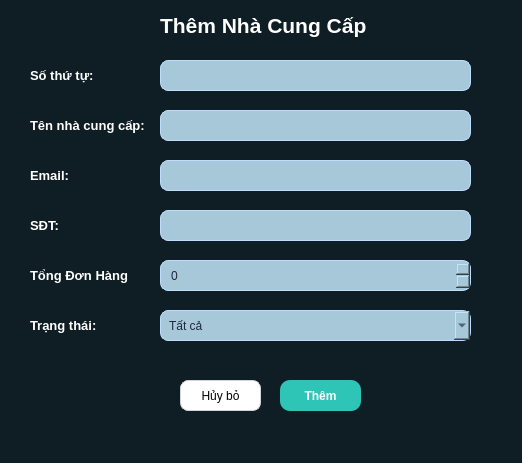
<?xml version="1.0" encoding="UTF-8"?>
<ui version="4.0">
 <class>Dialog</class>
 <widget class="QDialog" name="Dialog">
  <property name="geometry">
   <rect>
    <x>0</x>
    <y>0</y>
    <width>522</width>
    <height>463</height>
   </rect>
  </property>
  <property name="windowTitle">
   <string>Dialog</string>
  </property>
  <property name="styleSheet">
   <string notr="true">background-color: #0F1E25;</string>
  </property>
  <widget class="QLabel" name="lb_tncc">
   <property name="geometry">
    <rect>
     <x>160</x>
     <y>10</y>
     <width>241</width>
     <height>31</height>
    </rect>
   </property>
   <property name="font">
    <font>
     <family>Arial</family>
     <weight>50</weight>
     <bold>false</bold>
    </font>
   </property>
   <property name="styleSheet">
    <string notr="true">color: white;</string>
   </property>
   <property name="text">
    <string>&lt;html&gt;&lt;head/&gt;&lt;body&gt;&lt;p&gt;&lt;span style=&quot; font-size:16pt; font-weight:600;&quot;&gt;Thêm Nhà Cung Cấp&lt;/span&gt;&lt;/p&gt;&lt;/body&gt;&lt;/html&gt;</string>
   </property>
  </widget>
  <widget class="QLabel" name="lb_stt">
   <property name="geometry">
    <rect>
     <x>30</x>
     <y>60</y>
     <width>121</width>
     <height>31</height>
    </rect>
   </property>
   <property name="font">
    <font>
     <family>Arial</family>
     <weight>50</weight>
     <bold>false</bold>
    </font>
   </property>
   <property name="styleSheet">
    <string notr="true">color: white;</string>
   </property>
   <property name="text">
    <string>&lt;html&gt;&lt;head/&gt;&lt;body&gt;&lt;p&gt;&lt;span style=&quot; font-size:10pt; font-weight:600;&quot;&gt;Số thứ tự:&lt;/span&gt;&lt;/p&gt;&lt;/body&gt;&lt;/html&gt;</string>
   </property>
  </widget>
  <widget class="QLabel" name="lb_tncc_2">
   <property name="geometry">
    <rect>
     <x>30</x>
     <y>110</y>
     <width>121</width>
     <height>31</height>
    </rect>
   </property>
   <property name="font">
    <font>
     <family>Arial</family>
     <weight>50</weight>
     <bold>false</bold>
    </font>
   </property>
   <property name="styleSheet">
    <string notr="true">color: white;</string>
   </property>
   <property name="text">
    <string>&lt;html&gt;&lt;head/&gt;&lt;body&gt;&lt;p&gt;&lt;span style=&quot; font-size:10pt; font-weight:600;&quot;&gt;Tên nhà cung cấp:&lt;/span&gt;&lt;/p&gt;&lt;/body&gt;&lt;/html&gt;</string>
   </property>
  </widget>
  <widget class="QLabel" name="lb_email">
   <property name="geometry">
    <rect>
     <x>30</x>
     <y>160</y>
     <width>211</width>
     <height>31</height>
    </rect>
   </property>
   <property name="font">
    <font>
     <family>Arial</family>
     <weight>50</weight>
     <bold>false</bold>
    </font>
   </property>
   <property name="styleSheet">
    <string notr="true">color: white;</string>
   </property>
   <property name="text">
    <string>&lt;html&gt;&lt;head/&gt;&lt;body&gt;&lt;p&gt;&lt;span style=&quot; font-size:10pt; font-weight:600;&quot;&gt;Email:&lt;/span&gt;&lt;/p&gt;&lt;/body&gt;&lt;/html&gt;</string>
   </property>
  </widget>
  <widget class="QLabel" name="lb_sdt">
   <property name="geometry">
    <rect>
     <x>30</x>
     <y>210</y>
     <width>121</width>
     <height>31</height>
    </rect>
   </property>
   <property name="font">
    <font>
     <family>Arial</family>
     <weight>50</weight>
     <bold>false</bold>
    </font>
   </property>
   <property name="styleSheet">
    <string notr="true">color: white;</string>
   </property>
   <property name="text">
    <string>&lt;html&gt;&lt;head/&gt;&lt;body&gt;&lt;p&gt;&lt;span style=&quot; font-size:10pt; font-weight:600;&quot;&gt;SĐT:&lt;/span&gt;&lt;/p&gt;&lt;/body&gt;&lt;/html&gt;</string>
   </property>
  </widget>
  <widget class="QPushButton" name="pb_hb">
   <property name="geometry">
    <rect>
     <x>180</x>
     <y>380</y>
     <width>81</width>
     <height>31</height>
    </rect>
   </property>
   <property name="font">
    <font>
     <family>Arial</family>
    </font>
   </property>
   <property name="styleSheet">
    <string notr="true">QPushButton{
    background-color: white;
    color: black;
    border: 1px solid #d1d5db;
    border-radius: 8px;
    padding: 6px 14px;
}

QPushButton:hover{
    background-color: #f3f4f6;
}

QPushButton:pressed{
    background-color: #e5e7eb;
}</string>
   </property>
   <property name="text">
    <string>Hủy bỏ</string>
   </property>
  </widget>
  <widget class="QPushButton" name="pb_thd">
   <property name="geometry">
    <rect>
     <x>280</x>
     <y>380</y>
     <width>81</width>
     <height>31</height>
    </rect>
   </property>
   <property name="font">
    <font>
     <family>Arial</family>
     <weight>75</weight>
     <bold>true</bold>
    </font>
   </property>
   <property name="styleSheet">
    <string notr="true">QPushButton{
    background-color: #2EC4B6;
    color: white;
    border: none;
    border-radius: 10px;
    padding: 6px 16px;
    font-weight: 600;
}

QPushButton:hover{
    background-color: #0ea5a4;
}

QPushButton:pressed{
    background-color: #0d9488;
}</string>
   </property>
   <property name="text">
    <string>Thêm</string>
   </property>
  </widget>
  <widget class="QLabel" name="lb_tdh">
   <property name="geometry">
    <rect>
     <x>30</x>
     <y>260</y>
     <width>121</width>
     <height>31</height>
    </rect>
   </property>
   <property name="font">
    <font>
     <family>Arial</family>
     <weight>50</weight>
     <bold>false</bold>
    </font>
   </property>
   <property name="styleSheet">
    <string notr="true">color: white;</string>
   </property>
   <property name="text">
    <string>&lt;html&gt;&lt;head/&gt;&lt;body&gt;&lt;p&gt;&lt;span style=&quot; font-size:10pt; font-weight:600;&quot;&gt;Tổng Đơn Hàng&lt;/span&gt;&lt;/p&gt;&lt;/body&gt;&lt;/html&gt;</string>
   </property>
  </widget>
  <widget class="QLabel" name="lb_tt">
   <property name="geometry">
    <rect>
     <x>30</x>
     <y>310</y>
     <width>121</width>
     <height>31</height>
    </rect>
   </property>
   <property name="font">
    <font>
     <family>Arial</family>
     <weight>50</weight>
     <bold>false</bold>
    </font>
   </property>
   <property name="styleSheet">
    <string notr="true">color: white;</string>
   </property>
   <property name="text">
    <string>&lt;html&gt;&lt;head/&gt;&lt;body&gt;&lt;p&gt;&lt;span style=&quot; font-size:10pt; font-weight:600;&quot;&gt;Trạng thái:&lt;/span&gt;&lt;/p&gt;&lt;/body&gt;&lt;/html&gt;</string>
   </property>
  </widget>
  <widget class="QLineEdit" name="lne_stt">
   <property name="geometry">
    <rect>
     <x>160</x>
     <y>60</y>
     <width>311</width>
     <height>31</height>
    </rect>
   </property>
   <property name="font">
    <font>
     <family>Arial</family>
    </font>
   </property>
   <property name="styleSheet">
    <string notr="true">background-color:#A6C8D8;
    border: 1px solid #bfdbfe;
    border-radius: 8px;
    padding: 4px 8px;
    color: #1e293b;</string>
   </property>
  </widget>
  <widget class="QLineEdit" name="lne_tncc">
   <property name="geometry">
    <rect>
     <x>160</x>
     <y>110</y>
     <width>311</width>
     <height>31</height>
    </rect>
   </property>
   <property name="font">
    <font>
     <family>Arial</family>
    </font>
   </property>
   <property name="styleSheet">
    <string notr="true">background-color:#A6C8D8;
    border: 1px solid #bfdbfe;
    border-radius: 8px;
    padding: 4px 8px;
    color: #1e293b;</string>
   </property>
  </widget>
  <widget class="QLineEdit" name="lne_sdt">
   <property name="geometry">
    <rect>
     <x>160</x>
     <y>210</y>
     <width>311</width>
     <height>31</height>
    </rect>
   </property>
   <property name="font">
    <font>
     <family>Arial</family>
    </font>
   </property>
   <property name="styleSheet">
    <string notr="true">background-color:#A6C8D8;
    border: 1px solid #bfdbfe;
    border-radius: 8px;
    padding: 4px 8px;
    color: #1e293b;</string>
   </property>
  </widget>
  <widget class="QLineEdit" name="lne_email">
   <property name="geometry">
    <rect>
     <x>160</x>
     <y>160</y>
     <width>311</width>
     <height>31</height>
    </rect>
   </property>
   <property name="font">
    <font>
     <family>Arial</family>
    </font>
   </property>
   <property name="styleSheet">
    <string notr="true">background-color:#A6C8D8;
    border: 1px solid #bfdbfe;
    border-radius: 8px;
    padding: 4px 8px;
    color: #1e293b;</string>
   </property>
  </widget>
  <widget class="QSpinBox" name="spb_tdh">
   <property name="geometry">
    <rect>
     <x>160</x>
     <y>260</y>
     <width>311</width>
     <height>31</height>
    </rect>
   </property>
   <property name="styleSheet">
    <string notr="true">background-color:#A6C8D8;
    border: 1px solid #bfdbfe;
    border-radius: 8px;
    padding: 4px 8px;
    color: #1e293b;</string>
   </property>
  </widget>
  <widget class="QComboBox" name="cb_tt">
   <property name="geometry">
    <rect>
     <x>160</x>
     <y>310</y>
     <width>311</width>
     <height>31</height>
    </rect>
   </property>
   <property name="font">
    <font>
     <family>Arial</family>
     <weight>50</weight>
     <bold>false</bold>
    </font>
   </property>
   <property name="styleSheet">
    <string notr="true">background-color:#A6C8D8;
    border: 1px solid #bfdbfe;
    border-radius: 8px;
    padding: 4px 8px;
    color: #1e293b;</string>
   </property>
   <property name="editable">
    <bool>false</bool>
   </property>
   <property name="currentText">
    <string notr="true">Tất cả</string>
   </property>
   <item>
    <property name="text">
     <string>Tất cả</string>
    </property>
   </item>
   <item>
    <property name="text">
     <string>Đã xác minh</string>
    </property>
   </item>
   <item>
    <property name="text">
     <string>Chưa giải quyết</string>
    </property>
   </item>
  </widget>
 </widget>
 <resources/>
 <connections/>
</ui>
